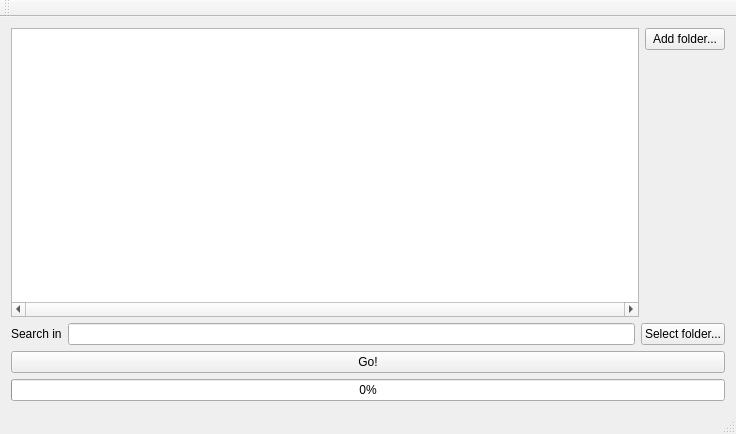
<?xml version="1.0" encoding="UTF-8"?>
<ui version="4.0">
 <class>MainWindow</class>
 <widget class="QMainWindow" name="MainWindow">
  <property name="geometry">
   <rect>
    <x>0</x>
    <y>0</y>
    <width>736</width>
    <height>434</height>
   </rect>
  </property>
  <property name="windowTitle">
   <string>Ed's duplicate files finder</string>
  </property>
  <widget class="QWidget" name="centralWidget">
   <layout class="QVBoxLayout" name="verticalLayout" stretch="1,0,0,0">
    <item>
     <layout class="QGridLayout" name="gridLayout" rowstretch="0,0,0" columnstretch="1,0,0">
      <property name="sizeConstraint">
       <enum>QLayout::SetNoConstraint</enum>
      </property>
      <item row="0" column="2">
       <widget class="QPushButton" name="pb_addFolderContents">
        <property name="text">
         <string>Add folder...</string>
        </property>
       </widget>
      </item>
      <item row="0" column="0" rowspan="3" colspan="2">
       <widget class="QTreeView" name="treeView">
        <property name="sizePolicy">
         <sizepolicy hsizetype="Expanding" vsizetype="Expanding">
          <horstretch>0</horstretch>
          <verstretch>0</verstretch>
         </sizepolicy>
        </property>
        <property name="horizontalScrollBarPolicy">
         <enum>Qt::ScrollBarAlwaysOn</enum>
        </property>
       </widget>
      </item>
     </layout>
    </item>
    <item>
     <layout class="QHBoxLayout" name="horizontalLayout_2">
      <item>
       <widget class="QLabel" name="label_2">
        <property name="text">
         <string>Search in</string>
        </property>
       </widget>
      </item>
      <item>
       <widget class="QLineEdit" name="le_folder"/>
      </item>
      <item>
       <widget class="QPushButton" name="pb_setFolder">
        <property name="text">
         <string>Select folder...</string>
        </property>
       </widget>
      </item>
     </layout>
    </item>
    <item>
     <widget class="QPushButton" name="pbGo">
      <property name="text">
       <string>Go!</string>
      </property>
     </widget>
    </item>
    <item>
     <widget class="QProgressBar" name="progressBar">
      <property name="value">
       <number>0</number>
      </property>
     </widget>
    </item>
   </layout>
  </widget>
  <widget class="QToolBar" name="mainToolBar">
   <attribute name="toolBarArea">
    <enum>TopToolBarArea</enum>
   </attribute>
   <attribute name="toolBarBreak">
    <bool>false</bool>
   </attribute>
  </widget>
  <widget class="QStatusBar" name="statusBar"/>
 </widget>
 <layoutdefault spacing="6" margin="11"/>
 <resources/>
 <connections/>
</ui>
